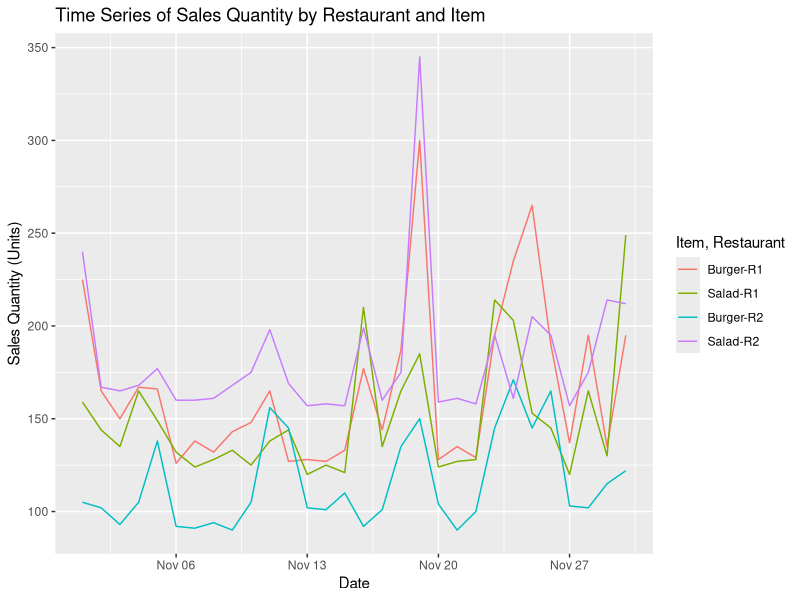

Recreate this plot in R.
# Run this cell to load the libraries and data
# Load required libraries: dplyr, gplot2
library(dplyr)
library(ggplot2)

# Load the data
train <- read.csv("historicsales_fastfooditems_train.csv")
test <- read.csv("historicsales_fastfooditems_test.csv")

# Review the first few rows of your data
head(train)

# Check the data types
str(train)

# Fill in missing values in the discount_percent column
train$discount_percent[is.na(train$discount_percent)] <- 0
test$discount_percent[is.na(test$discount_percent)] <- 0

# Convert the date column into date format
train$date <- as.Date(train$date, format = "%d-%b-%Y")
test$date <- as.Date(test$date, format = "%d-%b-%Y")

head(train)

# Find correlation between the discount and sales quantity on the full training data
correlation <- cor(train$discount_percent, train$sales_quantity)
correlation

# Find the same correlation for different subsets of restaurant and food item
r1_burger <- train %>%
  filter(restaurant == 'R1' & item_name == 'Burger')

r1_burger_cor <- cor(r1_burger$discount_percent, r1_burger$sales_quantity)
r1_burger_cor 

r1_salad <- train %>%
  filter(restaurant == 'R1' & item_name == 'Salad')

r1_salad_cor <- cor(r1_salad$discount_percent, r1_salad$sales_quantity)
r1_salad_cor

r2_burger <- train %>%
  filter(restaurant == 'R2' & item_name == 'Burger')

r2_burger_cor <- cor(r2_burger$discount_percent, r2_burger$sales_quantity)
r2_burger_cor

r2_salad <- train %>%
  filter(restaurant == 'R2' & item_name == 'Salad')

r2_salad_cor <- cor(r2_salad$discount_percent, r2_salad$sales_quantity)
r2_salad_cor

# Save the highest correlation pair
highest_cor <- c('R1', 'Salad')
highest_cor

# Optional: plot time series data for each restaurant-item pair 
ggplot(train, aes(x = date, y = sales_quantity, color = interaction(item_name, restaurant, sep = "-"))) +
  geom_line() +
  labs(title = "Time Series of Sales Quantity by Restaurant and Item", x = "Date", y = "Sales Quantity (Units)", color = "Item, Restaurant")

# Build a regression model using the full training data
lm_sales_global <- lm(sales_quantity ~ discount_percent, data = train)

# Get the summary of the model
broom::glance(lm_sales_global)

# Try out different subsets of the data or predictors to get a better adjusted r-squared score. Here's one example:
lm_r1_burger_multi <- lm(sales_quantity ~ discount_percent + is_weekend + is_friday + is_holiday, data = r1_burger)

broom::glance(lm_r1_burger_multi)

# Store your best Adjusted R-Squared score
adj_rsquared = summary(lm_r1_burger_multi)$adj.r.squared

# Subset the test data to match training set
r1_burger_test <- train %>%
  filter(restaurant == 'R1' & item_name == 'Burger')

# Generate sales predictions using the test set
r1_burger_test$predicted_sales<- predict(lm_r1_burger_multi, newdata = r1_burger_test)

# Capture residuals for the data
r1_burger_test$residuals <- r1_burger_test$sales_quantity - r1_burger_test$predicted_sales

# Calculate the RMSE for the residuals
residuals <- r1_burger_test$sales_quantity - r1_burger_test$predicted_sales
residuals

rmse <- sqrt(mean(residuals^2))
rmse
